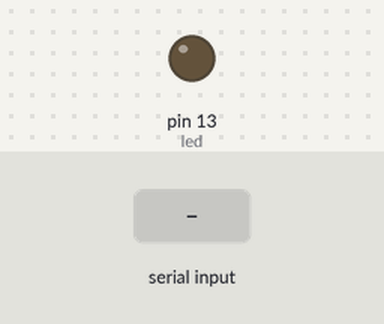
This sketch was run on a simulated Arduino Uno, built with avr-gcc and run on an emulated ATmega328P. On the bench: output pins drawn as LEDs (lit = HIGH). The inputs (shaded band) are chosen by the test bench.

Above: at 1.2 s.
1.3 s: "1" received over Serial
At 2.1 s:
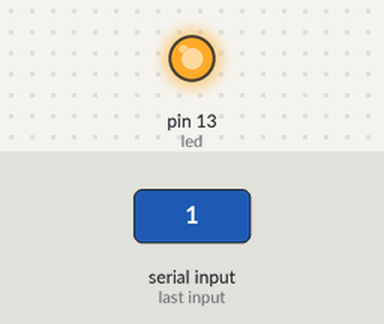
2.8 s: "0" received over Serial
At 3.2 s:
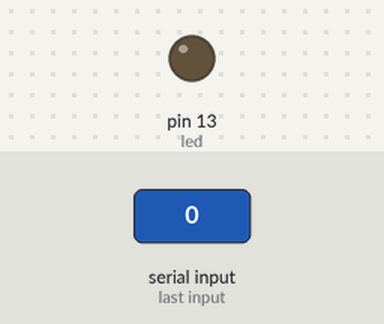
Timing chart, 0 to 5.8 s (numbered marks = the images above; inputs shaded):
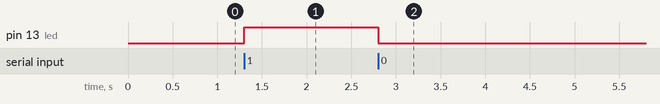

The sketch:

arduino.ino
```cpp
/*
HACS Arduino
*/

// pins for the LEDs:
const int led = 13;

void setup() {
  // initialize serial:
  Serial.begin(9600);
  // make the pins outputs:
  pinMode(led, OUTPUT);
}

void loop() {
  if (Serial.available() > 0) {
    if (Serial.peek() == '1') {
      Serial.read();
      digitalWrite(led, HIGH);
    }
    else digitalWrite(led, LOW);
    while (Serial.available() > 0){
      Serial.read();
    }
  }
}
```

Measured:
- after the input at 1.3 s, pin 13 (led): LOW → HIGH at once
- after the input at 2.8 s, pin 13 (led): HIGH → LOW at once
